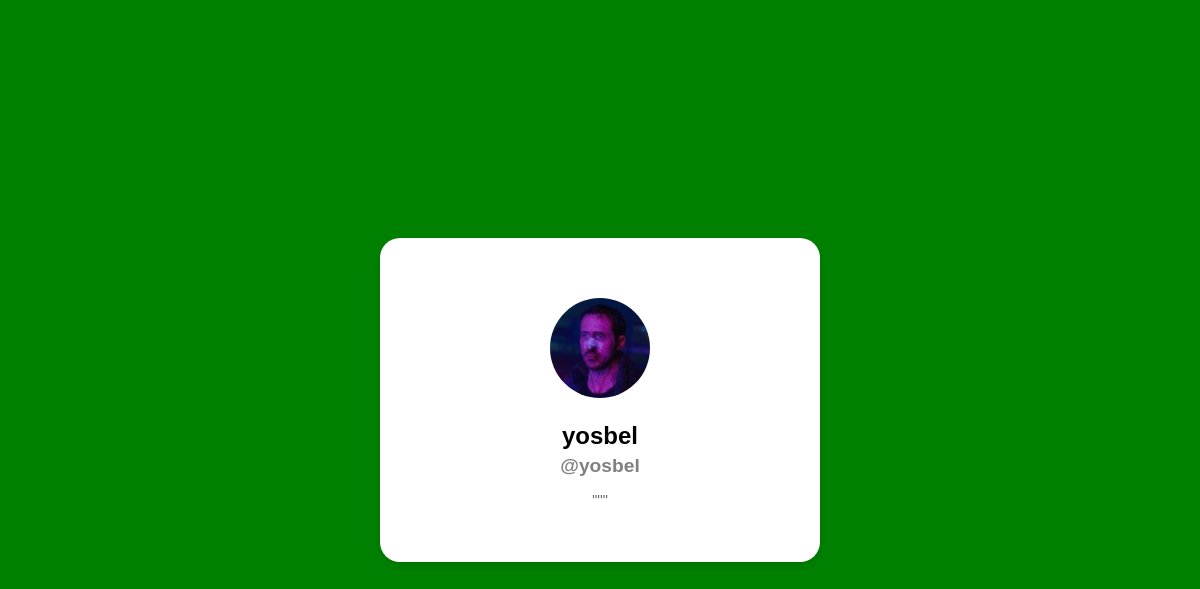
Before: /user/5 with the older database file.
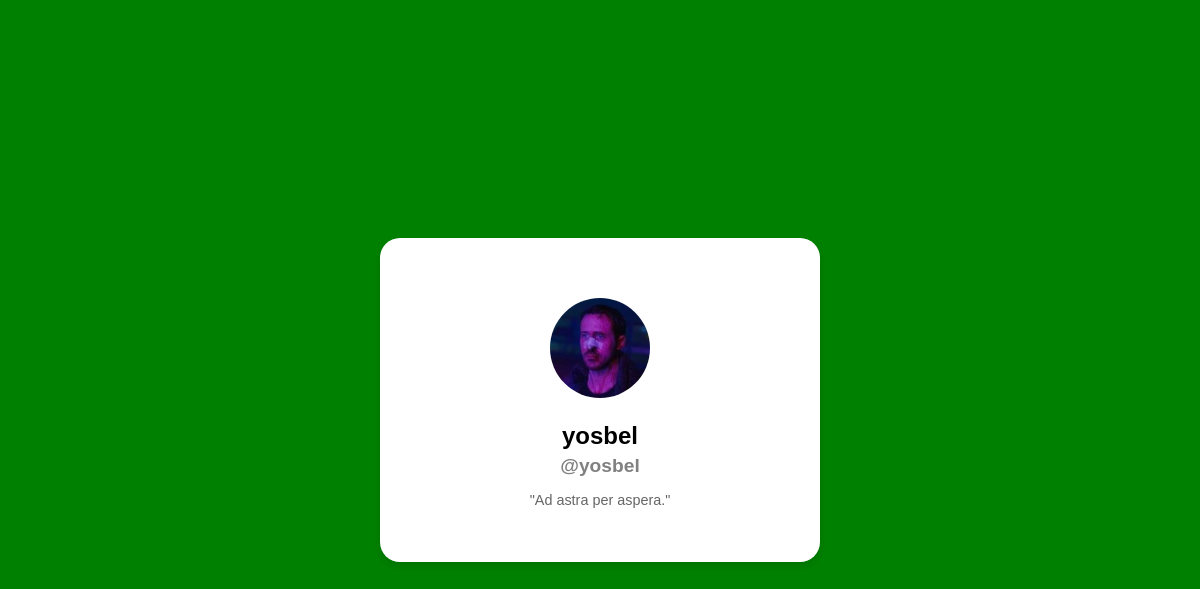
After: the same page with the newer database file.
### mychatapp/models.py (models this page shows, shortened)
class Profile(models.Model):
    user = models.OneToOneField(User, on_delete=models.CASCADE)
    password = models.CharField(max_length=50, blank=True, null= True)
    name = models.CharField(max_length=50)
    pic = models.ImageField(upload_to='media', blank=True, null= True)
    about = models.CharField(max_length=200, blank=True, null= True)
    friend = models.ManyToManyField('self', blank=True)

### mychatapp/views.py (the view)
# urls.py: path('user/<int:id>', views.user_details, name='user_details'),
def user_details(request, id):
    user = Profile.objects.get(id=id)
    context = {'user': user}
    return render(request,  'index.html', context)

### templates/index.html (shortened to what this page needs)
{% extends 'base.html' %}
{% load static %}
{% block content %}
<div class="chat-container">
    <div class="user-details">
        <img src="{{ user.pic.url }}" alt="Foto de perfil de {{ user.name }}">
        <h2>{{ user.name }}</h2>
        <h3>@{{ user.user }}</h3>
        <p>"{{ user.about }}"</p>
    </div>
</div>
{% endblock %}

### templates/base.html (shortened to what this page needs)
{% load static %}
<!DOCTYPE html>
<html lang="es">
<head>
</head>
<body>
    {% block content %}
    {% endblock%}
</body>
</html>

### templates/base.html (style rules this page uses)
body { background-color: green; display: flex; justify-content: center; align-items: center; height: 100vh; margin: 0; font-family: Arial, sans-serif; }
.chat-container { background-color: white; border-radius: 20px; width: 400px; padding: 20px; box-shadow: 0 4px 8px rgba(0, 0, 0, 0.1); max-height: 550px; }

### templates/index.html (style rules this page uses)
.user-details { border-radius: 20px; padding: 20px; text-align: center; margin-top: 20px; }
.user-details img { border-radius: 50%; width: 100px; height: 100px; margin-bottom: 20px; }
.user-details h2 { margin: 0; font-size: 1.5em; }
.user-details h3 { margin: 5px 0; font-size: 1.2em; color: gray; }
.user-details p { font-size: 0.9em; color: #666; }

Changed rows visible on the page:
changed Profile "yosbel": about "''" → "Ad astra per aspera."
